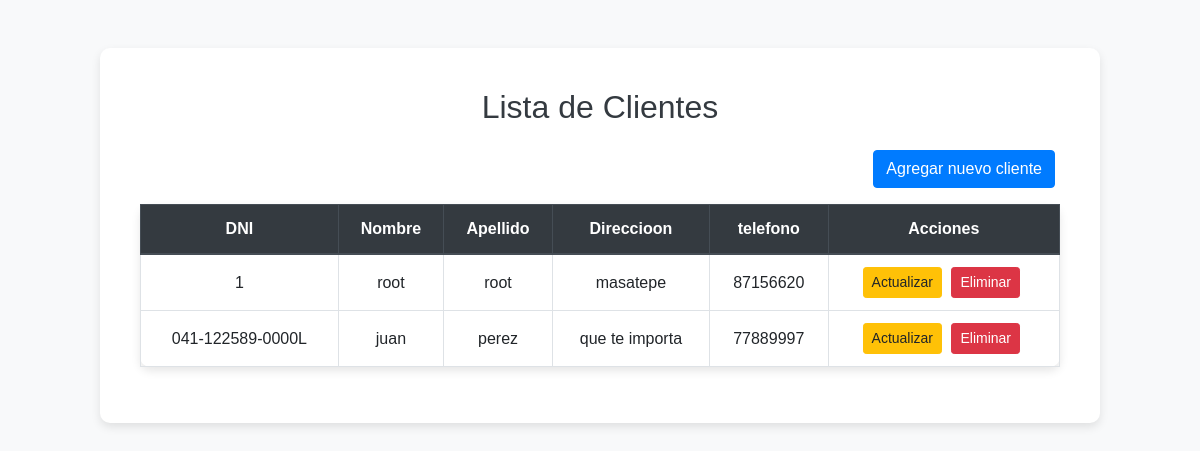
/clientes/, run on the app's committed database.
### principal/models.py (models this page shows, shortened)
class Cliente(models.Model):
    dni = models.CharField(max_length=20)
    nombre = models.CharField(max_length=50)
    apellidos = models.CharField(max_length=50)
    direccion = models.CharField(max_length=100)
    telefono = models.CharField(max_length=20)

### principal/views.py (the view)
# urls.py: path('clientes/', views.cliente_list, name='cliente_list'),
def cliente_list(request):
    clientes = Cliente.objects.all()
    return render(request, 'Clientes/cliente_list.html', {'clientes': clientes})

### principal/templates/Clientes/cliente_list.html (shortened to what this page needs)
<!DOCTYPE html>
<html lang="es">
<head>
    {% load static %}
    <link rel="stylesheet" href="https://maxcdn.bootstrapcdn.com/bootstrap/4.5.2/css/bootstrap.min.css">
    <link rel="stylesheet" href="{% static 'css/Clientes/clientelist.css' %}">
</head>
<body>
    <div class="container mt-5">
        <h1 class="mb-4 text-center">Lista de Clientes</h1>
        <div class="mb-3 text-right">
            <a href="{% url 'cliente_create' %}" class="btn btn-primary">Agregar nuevo cliente</a>
        </div>
        <table class="table table-bordered table-hover table-responsive-sm">
            <thead class="thead-dark">
                <tr>
                    <th>DNI</th>
                    <th>Nombre</th>
                    <th>Apellido</th>
                    <th>Direccioon</th>
                    <th>telefono</th>
                    <th>Acciones</th>
                </tr>
            </thead>
            <tbody>
                {% for Clientes in clientes%}
                <tr>
                    <td>{{ Clientes.dni }}</td>
                    <td>{{ Clientes.nombre }}</td>
                    <td>{{ Clientes.apellidos }}</td>
                    <td>{{ Clientes.direccion}}</td>
                    <td>{{ Clientes.telefono}}</td>
                    <td>
                        <a href="{% url 'cliente_update' Clientes.id %}" class="btn btn-warning btn-sm">Actualizar</a>
                        <a href="{% url 'cliente_delete' Clientes.id %}" class="btn btn-danger btn-sm">Eliminar</a>
                    </td>
                </tr>
                {% empty %}
                <tr>
                    <td colspan="6" class="text-center">No hay clientes registrados.</td>
                </tr>
                {% endfor %}
            </tbody>
        </table>
    </div>
</body>
</html>

### principal/static/css/clientecss/clientelist.css (style rules this page uses)
body { background-color: #f8f9fa; font-family: 'Arial', sans-serif; }
h1 { color: #343a40; font-size: 2rem; margin-bottom: 40px; }
.table { background-color: #fff; border-radius: 10px; box-shadow: 0 4px 10px rgba(0, 0, 0, 0.1); }
.table th, .table td { text-align: center; vertical-align: middle; }
.table thead { background-color: #343a40; color: #fff; }
.btn { margin-right: 5px; }
.container { max-width: 1000px; padding: 40px; background-color: #fff; border-radius: 10px; box-shadow: 0 4px 10px rgba(0, 0, 0, 0.1); }

### data on the page
Cliente: dni "1", nombre "root", apellidos "root", direccion "masatepe", telefono "87156620"
Cliente: dni "041-122589-0000L", nombre "juan", apellidos "perez", direccion "que te importa", telefono "77889997"
